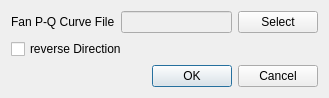
<?xml version="1.0" encoding="UTF-8"?>
<ui version="4.0">
 <class>FanDialog</class>
 <widget class="QDialog" name="FanDialog">
  <property name="geometry">
   <rect>
    <x>0</x>
    <y>0</y>
    <width>329</width>
    <height>98</height>
   </rect>
  </property>
  <property name="windowTitle">
   <string>Fan Boundary Condition</string>
  </property>
  <layout class="QVBoxLayout" name="verticalLayout_2">
   <item>
    <widget class="QWidget" name="dialogConetns" native="true">
     <layout class="QVBoxLayout" name="verticalLayout">
      <property name="leftMargin">
       <number>0</number>
      </property>
      <property name="topMargin">
       <number>0</number>
      </property>
      <property name="rightMargin">
       <number>0</number>
      </property>
      <property name="bottomMargin">
       <number>0</number>
      </property>
      <item>
       <widget class="QWidget" name="spatialDistribution" native="true">
        <layout class="QHBoxLayout" name="horizontalLayout">
         <property name="leftMargin">
          <number>0</number>
         </property>
         <property name="topMargin">
          <number>0</number>
         </property>
         <property name="rightMargin">
          <number>0</number>
         </property>
         <property name="bottomMargin">
          <number>0</number>
         </property>
         <item>
          <widget class="QLabel" name="label_7">
           <property name="text">
            <string>Fan P-Q Curve File</string>
           </property>
          </widget>
         </item>
         <item>
          <widget class="QLineEdit" name="fanPQCurveFileName">
           <property name="enabled">
            <bool>false</bool>
           </property>
          </widget>
         </item>
         <item>
          <widget class="QPushButton" name="fanPQCurveFileSelect">
           <property name="text">
            <string>Select</string>
           </property>
          </widget>
         </item>
        </layout>
       </widget>
      </item>
      <item>
       <widget class="QCheckBox" name="checkBox">
        <property name="text">
         <string>reverse Direction</string>
        </property>
       </widget>
      </item>
     </layout>
    </widget>
   </item>
   <item>
    <widget class="QDialogButtonBox" name="buttonBox">
     <property name="orientation">
      <enum>Qt::Horizontal</enum>
     </property>
     <property name="standardButtons">
      <set>QDialogButtonBox::Cancel|QDialogButtonBox::Ok</set>
     </property>
    </widget>
   </item>
  </layout>
 </widget>
 <resources/>
 <connections>
  <connection>
   <sender>buttonBox</sender>
   <signal>accepted()</signal>
   <receiver>FanDialog</receiver>
   <slot>accept()</slot>
   <hints>
    <hint type="sourcelabel">
     <x>248</x>
     <y>254</y>
    </hint>
    <hint type="destinationlabel">
     <x>157</x>
     <y>274</y>
    </hint>
   </hints>
  </connection>
  <connection>
   <sender>buttonBox</sender>
   <signal>rejected()</signal>
   <receiver>FanDialog</receiver>
   <slot>reject()</slot>
   <hints>
    <hint type="sourcelabel">
     <x>316</x>
     <y>260</y>
    </hint>
    <hint type="destinationlabel">
     <x>286</x>
     <y>274</y>
    </hint>
   </hints>
  </connection>
 </connections>
</ui>
